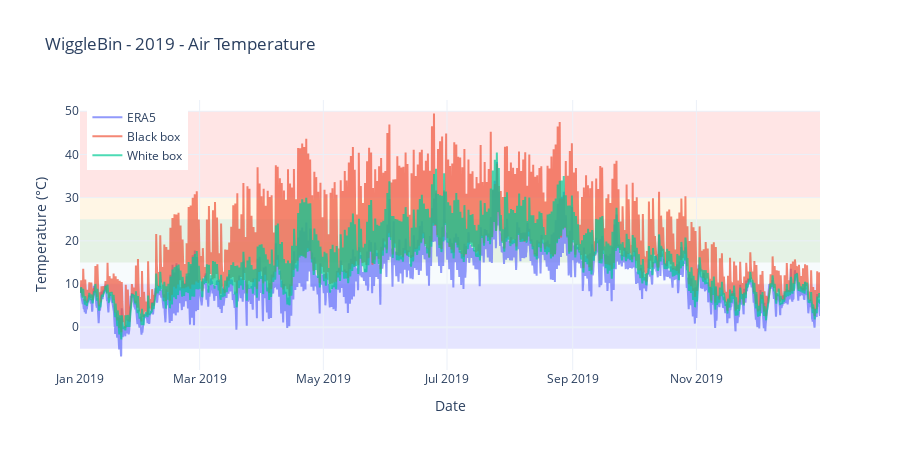

Notebook code cell kept with this figure:
### Code cell
fig = plot_worm_temperature_zones(year_2019, plot_air_cols, title="WiggleBin - 2019 - Air Temperature")
fig.show()

### Figure 1 — Plotly figure (JSON) as saved in the notebook; plotly's stock layout.template omitted (floating-point values rounded to 4 significant figures; data arrays with more than 128 entries replaced by an {"elided": "..."} marker saying what was removed)
{"data": [{"mode": "lines", "name": "ERA5", "opacity": 0.7, "type": "scatter", "x": {"elided": "5840 str values"}, "y": {"elided": "5840 float values"}}, {"mode": "lines", "name": "Black box", "opacity": 0.7, "type": "scatter", "x": {"elided": "5840 str values"}, "y": {"elided": "5840 float values"}}, {"mode": "lines", "name": "White box", "opacity": 0.7, "type": "scatter", "x": {"elided": "5840 str values"}, "y": {"elided": "5840 float values"}}], "layout": {"height": 450, "legend": {"x": 0.01, "y": 0.99}, "shapes": [{"fillcolor": "blue", "layer": "below", "line": {"width": 0}, "opacity": 0.1, "type": "rect", "x0": "2019-01-01T00:00:00", "x1": "2019-12-31T23:00:00", "y0": -5, "y1": 10}, {"fillcolor": "lightblue", "layer": "below", "line": {"width": 0}, "opacity": 0.1, "type": "rect", "x0": "2019-01-01T00:00:00", "x1": "2019-12-31T23:00:00", "y0": 10, "y1": 15}, {"fillcolor": "green", "layer": "below", "line": {"width": 0}, "opacity": 0.1, "type": "rect", "x0": "2019-01-01T00:00:00", "x1": "2019-12-31T23:00:00", "y0": 15, "y1": 25}, {"fillcolor": "orange", "layer": "below", "line": {"width": 0}, "opacity": 0.1, "type": "rect", "x0": "2019-01-01T00:00:00", "x1": "2019-12-31T23:00:00", "y0": 25, "y1": 30}, {"fillcolor": "red", "layer": "below", "line": {"width": 0}, "opacity": 0.1, "type": "rect", "x0": "2019-01-01T00:00:00", "x1": "2019-12-31T23:00:00", "y0": 30, "y1": 50}], "title": {"text": "WiggleBin - 2019 - Air Temperature"}, "xaxis": {"title": {"text": "Date"}}, "yaxis": {"title": {"text": "Temperature (°C)"}}}}
